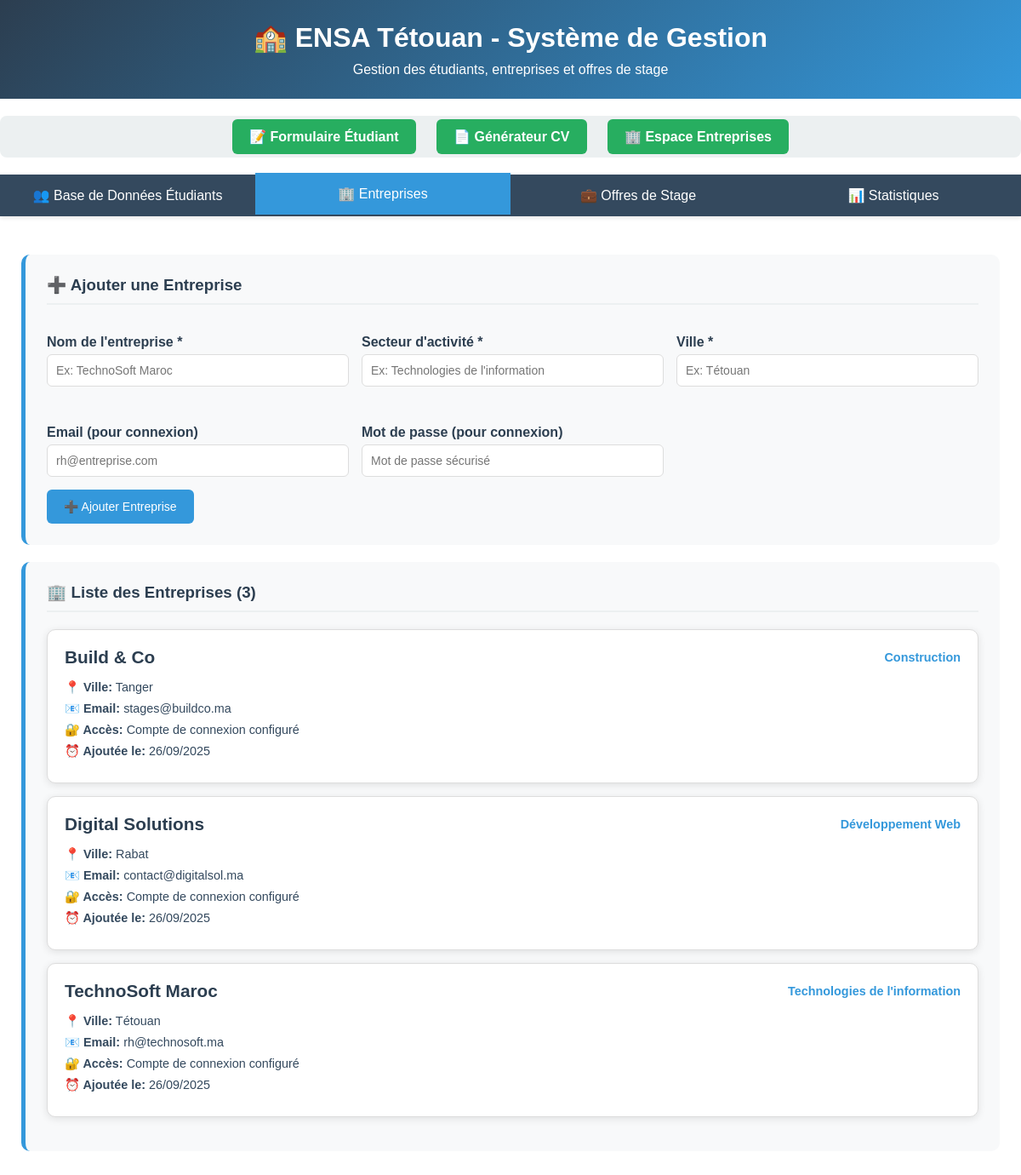
Page /part3_facultative.php?tab=companies on the committed database.
### tables this page shows
CREATE TABLE IF NOT EXISTS companies (
    id INT AUTO_INCREMENT PRIMARY KEY,
    name VARCHAR(200) NOT NULL,
    sector VARCHAR(150) NOT NULL,
    city VARCHAR(100) NOT NULL,
    email VARCHAR(150),
    password VARCHAR(255),  
    created_at TIMESTAMP DEFAULT CURRENT_TIMESTAMP
);

### db_config.php (called while the page is built, shortened)
<?php
class Database {
    private $host = 'localhost';
    private $username = 'root';
    private $password = '';
    private $database = 'ensa_students';
    private $conn;
    public function __construct() {
        try {
            $this->conn = new PDO(
                "mysql:host={$this->host};dbname={$this->database};charset=utf8",
                $this->username,
                $this->password,
                [PDO::ATTR_ERRMODE => PDO::ERRMODE_EXCEPTION]
            );
        } catch(PDOException $e) {
            die("Database Error: " . $e->getMessage());
        }
    }
    public function getAllCompanies() {
        $stmt = $this->conn->query("SELECT * FROM companies ORDER BY name");
        return $stmt->fetchAll(PDO::FETCH_ASSOC);
    }
}
?>

### part3_facultative.php (the view, shortened to what this page needs)
<?php
require_once 'db_config.php';
$db = new Database();
$search_result = [];
$searched = false;
try {
    $students = $db->getAllStudents();
    $companies = $db->getAllCompanies();
    $stats = $db->getStats();
} catch (Exception $e) {
    $error = "Erreur de connexion à la base de données: " . $e->getMessage();
    $students = [];
    $companies = [];
    $offers = [];
    $stats = ['total_students' => 0, 'total_companies' => 0, 'active_offers' => 0, 'total_applications' => 0, 'unique_filieres' => 0];
}
$active_tab = $_GET['tab'] ?? 'students';
?>
<!DOCTYPE html>
<html lang="fr">
<head>
</head>
<body>
    <div class="container">
        <div class="header">
            <h1>🏫 ENSA Tétouan - Système de Gestion</h1>
            <p>Gestion des étudiants, entreprises et offres de stage</p>
        </div>
        <div class="main-nav">
            <a href="index.php">📝 Formulaire Étudiant</a>
            <a href="formulaire_cv.php">📄 Générateur CV</a>
            <a href="company_login.php">🏢 Espace Entreprises</a>
        </div>
        <div class="tabs">
            <a href="?tab=students" class="tab <?= $active_tab === 'students' ? 'active' : '' ?>">👥 Base de Données Étudiants</a>
            <a href="?tab=companies" class="tab <?= $active_tab === 'companies' ? 'active' : '' ?>">🏢 Entreprises</a>
            <a href="?tab=offers" class="tab <?= $active_tab === 'offers' ? 'active' : '' ?>">💼 Offres de Stage</a>
            <a href="?tab=stats" class="tab <?= $active_tab === 'stats' ? 'active' : '' ?>">📊 Statistiques</a>
        </div>
        <div class="content">
            <?php if ($active_tab === 'students'): ?>
                <div class="stats">
                    <div class="stat-card">
                        <div class="stat-number"><?= $stats['total_students'] ?></div>
                        <div class="stat-label">👥 Étudiants</div>
                    </div>
                    <div class="stat-card" style="background: linear-gradient(135deg, #27ae60, #229954);">
                        <div class="stat-number"><?= $stats['unique_filieres'] ?></div>
                        <div class="stat-label">🎓 Filières</div>
                    </div>
                </div>
                <div class="form-section">
                    <h3>🔍 Recherche d'Étudiant</h3>
                    <form method="GET">
                        <input type="hidden" name="tab" value="students">
                        <input type="email" name="search" class="search-box" placeholder="Rechercher par email (exemple: ahmed.alami@etu.ensa.ac.ma)..." value="<?= htmlspecialchars($_GET['search'] ?? '') ?>">
                        <button type="submit">Rechercher</button>
                    </form>
                    <?php if ($searched): ?>
                        <?php if (count($search_result) > 0): ?>
                            <div class="alert alert-success">✅ Étudiant(s) trouvé(s): <?= count($search_result) ?></div>
                            <?php foreach ($search_result as $student): ?>
                                <?php renderStudentCard($student); ?>
                            <?php endforeach; ?>
                        <?php else: ?>
                            <div class="alert alert-error">❌ Aucun étudiant trouvé avec cet email.</div>
                        <?php endif; ?>
                    <?php endif; ?>
                </div>
                <div class="form-section">
                    <h3>📋 Liste des Étudiants (<?= count($students) ?>)</h3>
                    <?php if (count($students) > 0): ?>
                        <?php foreach ($students as $student): ?>
                            <?php renderStudentCard($student); ?>
                        <?php endforeach; ?>
                    <?php else: ?>
                        <div class="empty-state">
                            <p>Aucun étudiant enregistré</p>
                            <p><a href="index.php">➕ Ajouter le premier étudiant</a></p>
                        </div>
                    <?php endif; ?>
                </div>
            <?php elseif ($active_tab === 'companies'): ?>
                <div class="form-section">
                    <h3>➕ Ajouter une Entreprise</h3>
                    <form method="POST">
                        <div class="form-grid">
                            <div class="form-group">
                                <label>Nom de l'entreprise *</label>
                                <input type="text" name="name" required placeholder="Ex: TechnoSoft Maroc">
                            </div>
                            <div class="form-group">
                                <label>Secteur d'activité *</label>
                                <input type="text" name="sector" required placeholder="Ex: Technologies de l'information">
                            </div>
                            <div class="form-group">
                                <label>Ville *</label>
                                <input type="text" name="city" required placeholder="Ex: Tétouan">
                            </div>
                            <div class="form-group">
                                <label>Email (pour connexion)</label>
                                <input type="email" name="email" placeholder="rh@entreprise.com">
                            </div>
                            <div class="form-group">
                                <label>Mot de passe (pour connexion)</label>
                                <input type="password" name="password" placeholder="Mot de passe sécurisé">
                            </div>
                        </div>
                        <button type="submit" name="add_company">➕ Ajouter Entreprise</button>
                    </form>
                </div>
                <div class="form-section">
                    <h3>🏢 Liste des Entreprises (<?= count($companies) ?>)</h3>
                    <?php if (count($companies) > 0): ?>
                        <?php foreach ($companies as $company): ?>
                            <div class="card">
                                <div class="card-header">
                                    <div class="student-name"><?= htmlspecialchars($company['name']) ?></div>
                                    <div class="filiere"><?= htmlspecialchars($company['sector']) ?></div>
                                </div>
                                <div class="card-info">
                                    <p><strong>📍 Ville:</strong> <?= htmlspecialchars($company['city']) ?></p>
                                    <?php if ($company['email']): ?>
                                        <p><strong>📧 Email:</strong> <?= htmlspecialchars($company['email']) ?></p>
                                        <p><strong>🔐 Accès:</strong> Compte de connexion configuré</p>
                                    <?php else: ?>
                                        <p><strong>🔐 Accès:</strong> Pas de compte de connexion</p>
                                    <?php endif; ?>
                                    <p><strong>⏰ Ajoutée le:</strong> <?= date('d/m/Y', strtotime($company['created_at'])) ?></p>
                                </div>
                            </div>
                        <?php endforeach; ?>
                    <?php else: ?>
                        <div class="empty-state">
                            <p>Aucune entreprise enregistrée</p>
                        </div>
                    <?php endif; ?>
                </div>
            <?php endif; ?>
        </div>
    </div>
</body>
</html>

### part3_facultative.php (style rules this page uses)
* { margin: 0; padding: 0; box-sizing: border-box; }
body { font-family: Arial, sans-serif; background: #f5f5f5; }
.container { max-width: 1200px; margin: 0 auto; background: white; min-height: 100vh; }
.header { background: linear-gradient(135deg, #2c3e50, #3498db); color: white; padding: 25px; text-align: center; }
.header h1 { margin-bottom: 10px; }
.tabs { display: flex; background: #34495e; box-shadow: 0 2px 5px rgba(0,0,0,0.1); }
.tab { flex: 1; padding: 15px; text-align: center; color: white; text-decoration: none; transition: all 0.3s; }
.tab:hover, .tab.active { background: #3498db; transform: translateY(-2px); }
.content { padding: 25px; }
.form-section { background: #f8f9fa; padding: 25px; margin: 20px 0; border-radius: 10px; border-left: 5px solid #3498db; }
.form-section h3 { margin-bottom: 20px; color: #2c3e50; border-bottom: 2px solid #ecf0f1; padding-bottom: 10px; }
.form-grid { display: grid; grid-template-columns: repeat(auto-fit, minmax(300px, 1fr)); gap: 15px; }
.form-group { margin: 15px 0; }
label { display: block; font-weight: bold; margin-bottom: 5px; color: #2c3e50; }
input, select, textarea { width: 100%; padding: 10px; border: 1px solid #ddd; border-radius: 6px; font-size: 14px; }
button { background: #3498db; color: white; border: none; padding: 12px 20px; border-radius: 6px; cursor: pointer; font-size: 14px; transition: all 0.3s; }
.card { background: white; border: 1px solid #ddd; border-radius: 10px; padding: 20px; margin: 15px 0; box-shadow: 0 2px 10px rgba(0,0,0,0.1); transition: all 0.3s; }
.card-header { display: flex; justify-content: space-between; align-items: center; margin-bottom: 15px; }
.student-name { font-size: 1.3em; font-weight: bold; color: #2c3e50; }
.filiere { color: #3498db; font-weight: bold; font-size: 0.9em; }
.card-info p { margin: 8px 0; font-size: 0.9em; color: #34495e; }
.main-nav { text-align: center; margin: 20px 0; padding: 15px; background: #ecf0f1; border-radius: 8px; }
.main-nav a { background: #27ae60; color: white; padding: 12px 20px; text-decoration: none; border-radius: 6px; margin: 0 10px; font-weight: bold; transition: all 0.3s; }

### rows in the picture
companies: name "Build & Co", sector "Construction", city "Tanger", email "stages@buildco.ma", created_at "26/09/2025"
companies: name "Digital Solutions", sector "Développement Web", city "Rabat", email "contact@digitalsol.ma", created_at "26/09/2025"
companies: name "TechnoSoft Maroc", sector "Technologies de l'information", city "Tétouan", email "rh@technosoft.ma", created_at "26/09/2025"

### other values in the picture
count($companies) "3"
